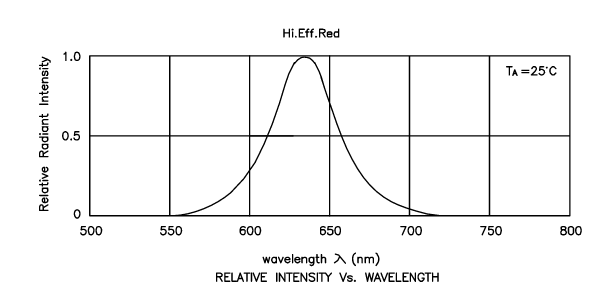
%> input picture matlab/lab1/lab1/bilde1.png, 616 x 300 px; its folder holds only this picture in this run
$ octave lab1_diary.m   (GNU Octave 9; MATLAB toolbox functions it lacks are replaced by stand-ins)
%> lines starting %> are read from the running program, lines starting %| are printed output that depends on the picture
mkdir lab1
cd lab1
diary lab1_diary.m

%% Mērījumu datu apstrāde
% pieņemsim kā mums ir mērījumu dati
% mainam spriegumu un mēram strāvu
Vm = [-1 0.3 1.5 2.5 3.2];
Im = [1.1 2.2 2.1 3.2 4.7]*1e-3;
plot(Vm,Im,'-o')
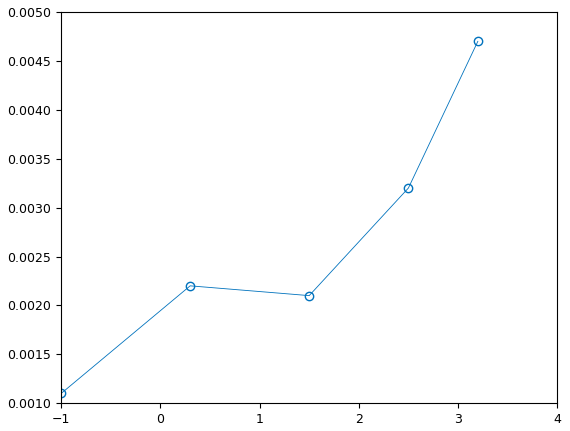
%> figure redrawn from the program's plot data
% pielaikosim 2.kārtas polinomu
% y = a*x^2+b*x+c
% polyfit - meklē polinoma koeficientus
% C = polyfit(x,y,N)
% N - polinoma kārta
C = polyfit(Vm,Im,2)
% šie nozīmē
% y = C(1)*x^2+C(2)*x+C(3);
% definēsim x ar sīkāku soli
V = -1:0.01:3.2;
V = min(Vm):0.01:max(Vm);
V = linspace(min(Vm),max(Vm),100);
% liekam x mūsu izteismē
% liekam x mūsu izteiksmē
I = C(1)*V.^2+C(2)*V+C(3);
plot(Vm,Im,'o',V,I)
%> figure, not shown here; curve peaks at x = 3.2, y = 0.00443
%y = C(1)*x^2+C(2)*x+C(3);
%% atkārtosim 3.kārtai
C = polyfit(Vm,Im,3)
I = C(1)*V.^3+C(2)*V.^2+C(3)*V+C(4);
plot(Vm,Im,'o',V,I)
%> figure, not shown here; curve peaks at x = 3.2, y = 0.00474
%Vel atkartosim
C = polyfit(Vm,Im,3)
%lai nerakstit I = C(1)*V.^3+C(2)*V.^2+C(3)*V+C(4);
%izmantosim funkc polyval - polyfit
C = polyfit(Vm,Im,3);
I = polyval(C,V);
plot(Vm,Im,'o',V,I)
%atkartot 4 karti
C = polyfit(Vm,Im,4);
I = polyval(C,V);
plot(Vm,Im,'o',V,I)
%> figure, not shown here; curve peaks at x = 3.2, y = 0.0047
%1.karta
C = polyfit(Vm,Im,1);
I = polyval(C,V);
plot(Vm,Im,'o',V,I)
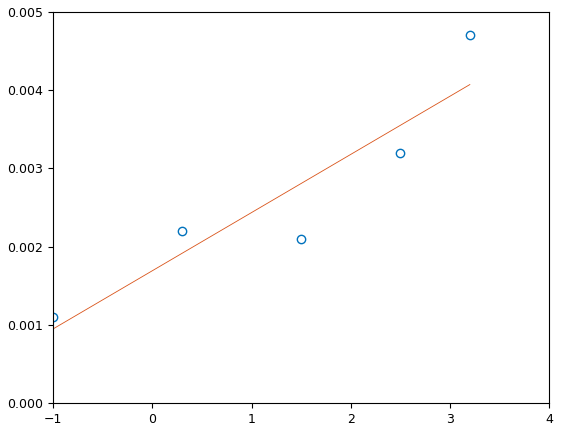
%> figure redrawn from the program's plot data; curve peaks at x = 3.2, y = 0.00407
%%Merijuma serijas

Vm = [-1 0.3 1.5 2.5 3.2];
Im = [1.1 2.2 2.1 3.2 4.7
      0.9  1.8 2.6 3.3 4.5
      1.0  2.0 2.4 3.4 4.3
      0.8 1.9  2.5 3.5 4.6
      0.9 2.0  2.3 3.1 4.4];
 figure
 plot(Vm,Im,'o-')
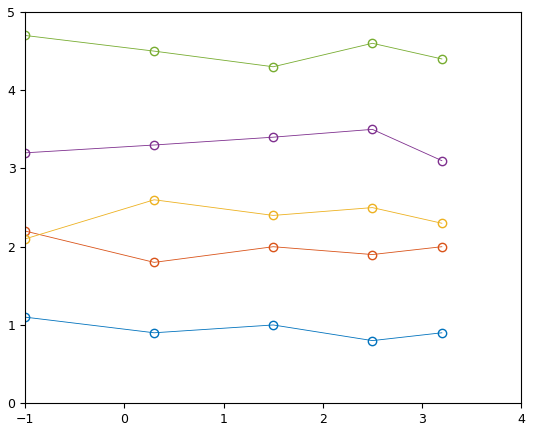
%> figure redrawn from the program's plot data
 plot(Vm,Im','o-') %transponiruem Im
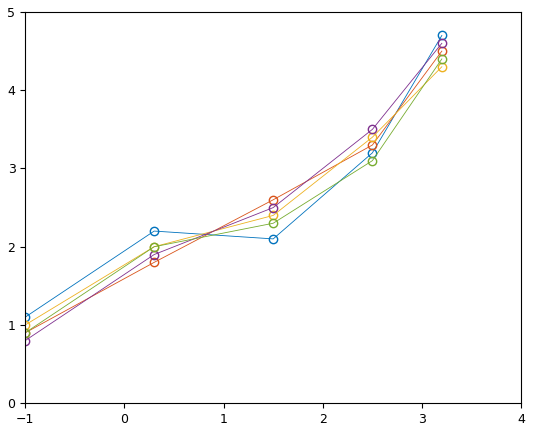
%> figure redrawn from the program's plot data
 %Videjas vertibas atrasana
 sum([1 2 3 4 5])
 sum([1 2; 3 4])
 Ivid = sum(Im)/5
 %%videjais
 %videjai vertibai pielaikosim polival
 C = polyfit(Vm,Ivid,4);
 V = -1:0.01:3.2;
 I = polyval(C,V);
 % uzzimet 3 grafikus vienas asis
 %Vm, Im, ar 'o'
 %Vm, Ivid, ar '*'
 %V, I ar '-'
 plot(Vm, Im', 'o',Vm, Ivid, '*', V, I, '-')
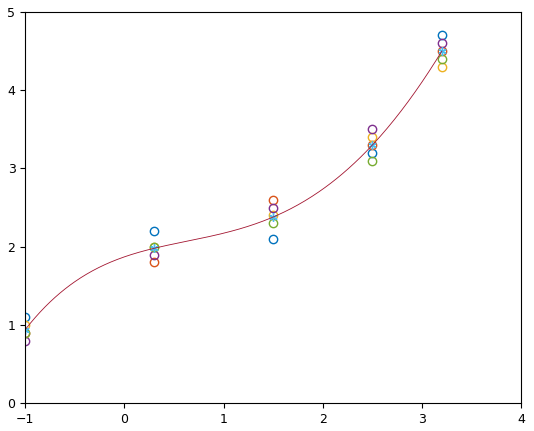
%> figure redrawn from the program's plot data; curve peaks at x = 3.2, y = 4.5
 %%
 % aprekinasim standartnovirzi
 Istd = std(Im)
 errorbar(Vm,Ivid,Istd)
%> figure, not shown here; highest point at x = 3.2, y = 4.66
 %meginasim tikt vala no lauztas linijas
 errorbar(Vm,Ivid,Istd)
 hold on
 plot(V,I)
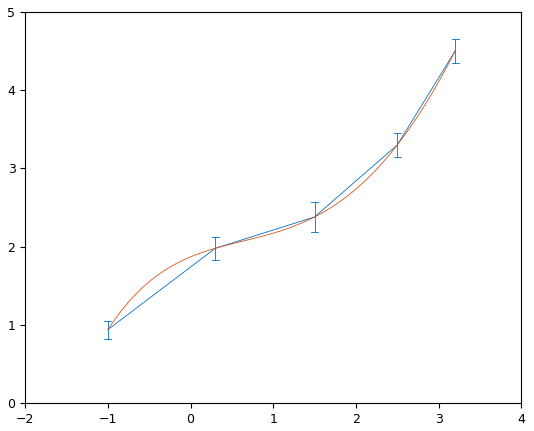
%> figure redrawn from the program's plot data; highest point at x = 3.2, y = 4.66; curve peaks at x = 3.2, y = 4.5
 hold off
 %no ortusa saglabat bildes matlaba folder
 ls
 %atrodam bildes
 %% Datu iegusana no rasejuma
 A = imread('bilde1.png');
%> A is the input picture: size 300x616x3 uint8; min 0, max 255, mean 245.6
%> (the run ends here)
